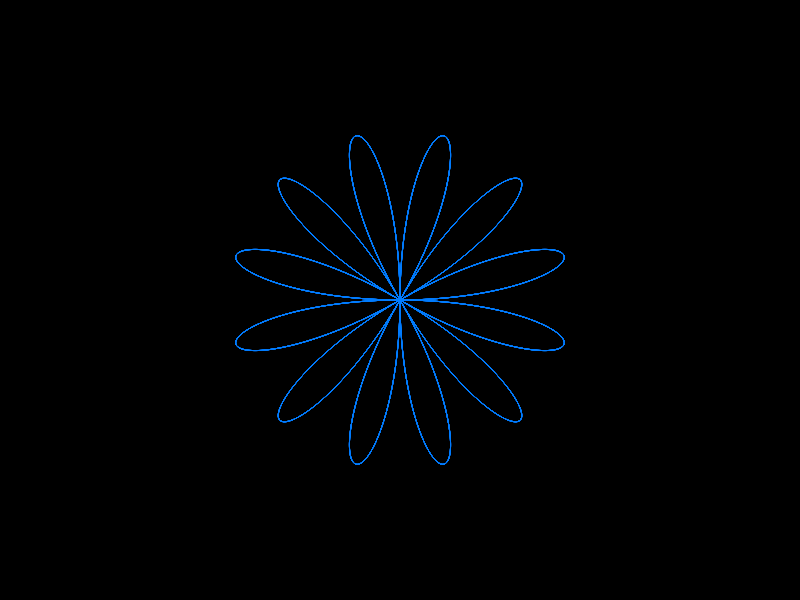
Frame 1 (no input)
Frame 60 (no input): identical to frame 1, image omitted
Frame 120 (the mouse pressed at the canvas centre since frame 60): identical to frame 1, image omitted

The p5.js sketch that drew this single still picture (run headless with seeded random() and noise() and a simulated clock; from frame 60 on, the mouse is pressed at the canvas centre):

// p5.js sketch
// ── sketch.js
var k=5;
var slider;
var col;
function setup() {
	createCanvas(800,600);
slider=createSlider(1,10,6,0.1);
colorMode(HSB);
col=random(100,255);
}

function draw() {
	k=slider.value();
	background(0);
translate (width/2,height/2);

beginShape();

strokeWeight(1);
noFill();
	for(var a=0;a<TWO_PI*10;a+=0.01){

							stroke(col,255,255);
					var r=170*sin(k*a);
					var x=r*cos(a);
					var y=r*sin(a);

					vertex(x,y);
	}
	endShape();

}
